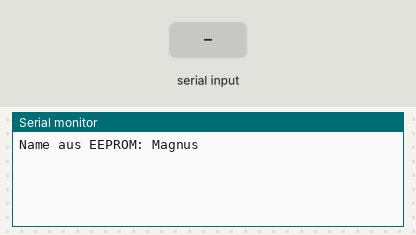
This sketch was run on a simulated Arduino Uno, built with avr-gcc and run on an emulated ATmega328P. On the bench: the last lines printed to the serial monitor. The inputs (shaded band) are chosen by the test bench. EEPROM starts erased.

Above: at 1.2 s.
1.3 s: "1" received over Serial
At 1.9 s:
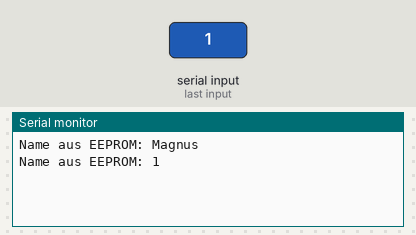
2.8 s: "0" received over Serial
At 3.6 s:
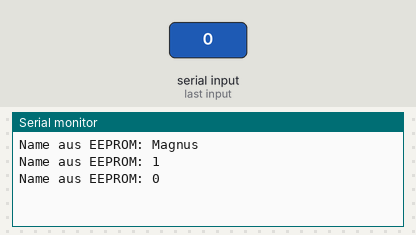
4.3 s: "2" received over Serial
At 4.7 s:
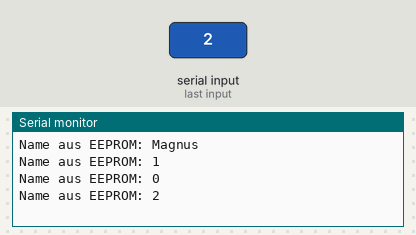

The sketch:

eeprom.ino
```cpp
#include <EEPROM.h>

String defaultName = "Magnus";
String name = ""; // wird aus EEPROM gelesen

int adresse = 0;
char kennung[] = "NAME";

String eingabe = "";

void setup() {
  Serial.begin(115200);

  name = leseNameEEPROM();
  Serial.println("Name aus EEPROM: " + name);
}

void loop() {
  eingabe = "";
  while (Serial.available() > 0) {
    eingabe += char(Serial.read());
    delay(1);
  }
  if (eingabe != "") {
    speichereNameEEPROM(eingabe);
    // zur Kontrolle: lesen und ausgeben
    name = leseNameEEPROM();
    Serial.println("Name aus EEPROM: " + name);
  }
}

void speichereNameEEPROM( String eingabe ) {

  int eepromIndex = adresse; // ab Speicherstelle adresse schreiben

  // zuerst die Kennung schreiben
  for (int i=0; i<4; i++) {
    EEPROM.update( eepromIndex++, (byte)kennung[i] );
  }

  // dann den Eingabe-String
  for (int i=0; i<eingabe.length(); i++) {
    EEPROM.update( eepromIndex++, eingabe.charAt(i) );
  }

  // zuletzt eine Null als Zeichen für das String-Ende
  EEPROM.update( eepromIndex++, 0 );
}

String leseNameEEPROM() {
  String gelesen = "";

  int eepromIndex = adresse; // ab Speicherstelle adresse lesen

  // Stimmt die Kennung (= haben wir bereits einen Namen gespeichert)?
  for (int i=0; i<4; i++) {
    if (EEPROM.read( eepromIndex++ ) != kennung[i] ) {
      return defaultName; // kennung stimmt nicht, default name zurückgeben
    }
  }

  // Kennung stimmt, dann jetzt Name lesen
  // wir wissen die Länge nicht, also lesen wir bis eine 0 auftaucht
  while( EEPROM.read( eepromIndex ) != 0 ) {
    gelesen += char(EEPROM.read( eepromIndex ));
    eepromIndex++;
  }

  return gelesen;
}
```

Measured:
- after the input at 1.3 s, the serial monitor: prints a new line at once (image 1)
- after the input at 2.8 s, the serial monitor: prints a new line at once (image 2)
- after the input at 4.3 s, the serial monitor: prints a new line at once (image 3)
